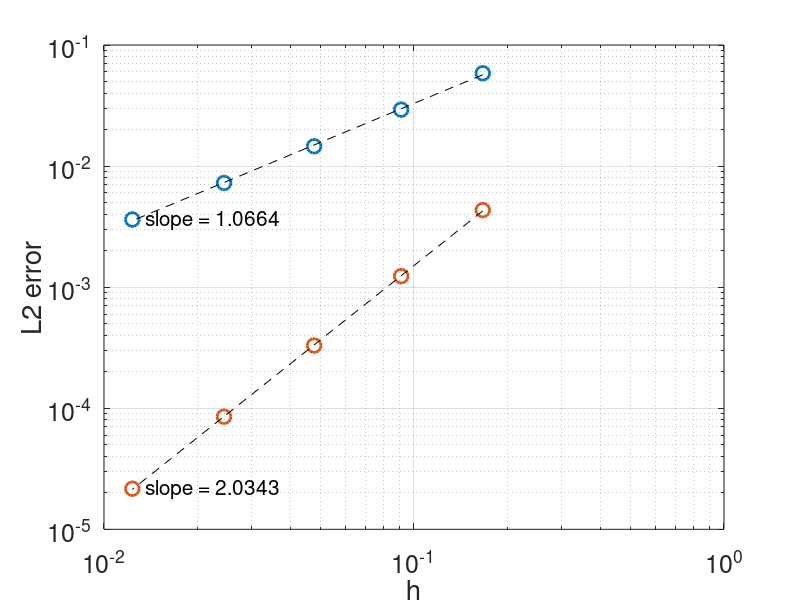

This chart was generated by the following MATLAB code:
clear
%forcing function
f = @(x) exp(x);

sigma = 0;
b = 2;
xa = 0;
xb = 1;

L = xb - xa;  %length of the domain

%exact solution
u_exact = @(x) exp(x) + (sigma-exp(xa))*(x - xb) + b - exp(xb);

%% We will solve d^2(u)/dx^2 = f(x) on domain x = [x_a,x_b] 
% with BC: 
%   u'(x_a) = sigma
%   u(x_b)  = b
% using a central finite difference method

neumann_method= 1; %1 - first order one sided difference

N = 100; %number of internal gridpoints
h = L/(N+1); %interval length
M=N+2; %account for all points including boundary

%create grid 
x_grid = linspace(xa,xb,M); %this mesh includes endpoints
x = x_grid; 

%build matrix A
A = zeros(M,M); %initialize zero matrix N+2 x N+2 
A = diag(-2*ones(M,1))    + ...    % main diagonal
    diag(ones(M-1,1), -1) + ...    % upper diagonal
    diag(ones(M-1,1),  1);         % lower diagonal

%modify first row to represent BC

switch neumann_method
    case 1 
        A(1,1) = -h;
        A(1,2) = h;
    case 2 
        A(1,1) = -h;
        A(1,2) = h;
end

%modify last row to represent BC
A(M,M-1) = 0;
A(M,M) = h^2;

A = A/h^2;

%NOTE: for large matrices it is a better idea to use sparse matrix
%representation

%create RHS vector
g = (f(x))';

%implement BC
switch neumann_method
    case 1
        g(1) = sigma;
    case 2
        g(1) = sigma + h/2*f(x(1));
end



g(M) = b;

%solve linear system
u = A\g;

%plot solution
xx= linspace(xa,xb);
plot(xx,u_exact(xx),'--k','LineWidth',2)
hold on;
plot(x,u,'o','LineWidth',2,'MarkerSize',10);
%plot(xa,a,'ob','LineWidth',2,'MarkerSize',10);
%plot(xb,b,'ob','LineWidth',2,'MarkerSize',10);

hold off
xlabel('x'); ylabel('u(x)');
grid on
set(gca,'FontSize',18)

%% Convergence study

neumann_method= 2; %1 - first order one sided difference
N = 5;
n_tests = 5;
error = zeros(1,n_tests);
h_list = zeros(1,n_tests); 

for k=1:n_tests
    
    h = L/(N+1); %interval length
    M=N+2; %account for all points including boundary

    %create grid
    x_grid = linspace(xa,xb,M); %this mesh includes endpoints
    x = x_grid;

    %build matrix A
    A = zeros(M,M); %initialize zero matrix N+2 x N+2
    A = diag(-2*ones(M,1))    + ...    % main diagonal
        diag(ones(M-1,1), -1) + ...    % upper diagonal
        diag(ones(M-1,1),  1);         % lower diagonal

    %modify first row to represent BC
    switch neumann_method
        case 1 
            A(1,1) = -h;
            A(1,2) = h;
        case 2 
            A(1,1) = -h;
            A(1,2) = h;
    end

    %modify last row to represent BC
    A(M,M-1) = 0;
    A(M,M) = h^2;

    A = A/h^2;

    %NOTE: for large matrices it is a better idea to use sparse matrix
    %representation

    %create RHS vector
    g = (f(x))';

    %implement BC
    switch neumann_method
        case 1
            g(1) = sigma;
        case 2
            g(1) = sigma + h/2*f(x(1));
    end
    g(M) = b;

    %solve linear system
    u = A\g;

    %calculate error
    h_list(k) = h;
    u_ref = u_exact(x);
    error(k) = sqrt(h*sum((u -u_ref').^2));

    N = N*2;
end

%find the slope of the line using least squares fit
c = polyfit(log(h_list), log(error), 1)
log_err = polyval(c, log(h_list));
fprintf('Least square fit convergence rate = %f\n',c(1))




%plot the convergence plot
loglog(h_list,error,'o','LineWidth',2,'MarkerSize',10)
hold on
p = loglog(h_list,exp(log_err),'--k')
txt = ['slope = ',num2str(c(1))];
text(1.1*h_list(end),error(end),txt,'FontSize',15); %put text label on the figure
hold off
grid on;
xlabel('h'); ylabel('L2 error')
set(gca,'FontSize',18)

%% Compare all the methods
 
for neumann_method = 1:2

    N = 5;
    n_tests = 5;
    error = zeros(1,n_tests);
    h_list = zeros(1,n_tests);

    for k=1:n_tests

        h = L/(N+1); %interval length
        M=N+2; %account for all points including boundary

        %create grid
        x_grid = linspace(xa,xb,M); %this mesh includes endpoints
        x = x_grid;

        %build matrix A
        A = zeros(M,M); %initialize zero matrix N+2 x N+2
        A = diag(-2*ones(M,1))    + ...    % main diagonal
            diag(ones(M-1,1), -1) + ...    % upper diagonal
            diag(ones(M-1,1),  1);         % lower diagonal

        %modify first row to represent BC
        switch neumann_method
            case 1
                A(1,1) = -h;
                A(1,2) = h;
            case 2
                A(1,1) = -h;
                A(1,2) = h;
        end

        %modify last row to represent BC
        A(M,M-1) = 0;
        A(M,M) = h^2;

        A = A/h^2;

        %NOTE: for large matrices it is a better idea to use sparse matrix
        %representation

        %create RHS vector
        g = (f(x))';

        %implement BC
        switch neumann_method
            case 1
                g(1) = sigma;
            case 2
                g(1) = sigma + h/2*f(x(1));
        end
        g(M) = b;

        %solve linear system
        u = A\g;

        %calculate error
        h_list(k) = h;
        u_ref = u_exact(x);
        error(k) = sqrt(h*sum((u -u_ref').^2));

        N = N*2;
    end

    %find the slope of the line using least squares fit
    c = polyfit(log(h_list), log(error), 1);
    

    error_methods(neumann_method,:) = error;
    c_methods(neumann_method,:) = c;

    



end

%plot the convergence plot
    loglog(h_list,error_methods(1,:),'o','LineWidth',2,'MarkerSize',10)
    hold on
    log_err = polyval(c_methods(1,:), log(h_list));
    fprintf('Least square fit convergence rate = %f\n',c_methods(1,1))
    p = loglog(h_list,exp(log_err),'--k')
    txt = ['slope = ',num2str(c_methods(1,1))];
    text(1.1*h_list(end),error_methods(1,end),txt,'FontSize',15); %put text label on the figure

    loglog(h_list,error_methods(2,:),'o','LineWidth',2,'MarkerSize',10)

    log_err = polyval(c_methods(2,:), log(h_list));
    fprintf('Least square fit convergence rate = %f\n',c_methods(2,1))
    p = loglog(h_list,exp(log_err),'--k')
    txt = ['slope = ',num2str(c_methods(2,1))];
    text(1.1*h_list(end),error_methods(2,end),txt,'FontSize',15); %put text label on the figure


    hold off
    grid on;
    xlabel('h'); ylabel('L2 error')
    set(gca,'FontSize',18)